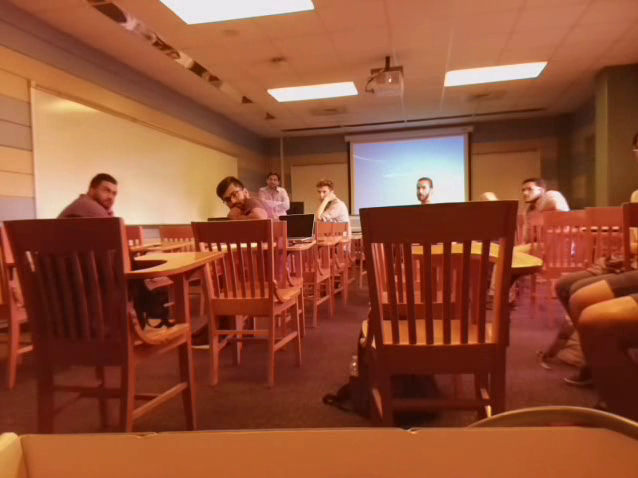
#> input picture frame 22 of src/Capture/stabilized.avi, 638 x 478 px
$ python FaceDetection.py
#> lines starting #> are read from the running program, lines starting #| are printed output that depends on the picture; after the words box and inside, x2 and y2 are one past the last pixel; in counts of white or black regions, pixels touching at a corner belong together
import numpy as np
import cv2


def inside(r, q):
    rx, ry, rw, rh = r
    qx, qy, qw, qh = q
    return rx > qx and ry > qy and rx + rw < qx + qw and ry + rh < qy + qh


def draw_detections(img, rects, thickness = 1):
    for x, y, w, h in rects:
        pad_w, pad_h = int(0.15*w), int(0.05*h)
        cv2.rectangle(img, (x+pad_w, y+pad_h), (x+w-pad_w, y+h-pad_h), (0, 0, 255), thickness)


face_cascade = cv2.CascadeClassifier('haarcascade_frontalface_default.xml')
eye_cascade = cv2.CascadeClassifier('haarcascade_eye.xml')

#Prereq for Detection of People
hog = cv2.HOGDescriptor()
hog.setSVMDetector( cv2.HOGDescriptor_getDefaultPeopleDetector() )

cap = cv2.VideoCapture("stabilized.avi")

while 1:
    ret, img = cap.read()
#> img is the input picture: shape (478, 638, 3); mean B, G, R 52.9, 79.7, 146
    gray = cv2.cvtColor(img, cv2.COLOR_BGR2GRAY)
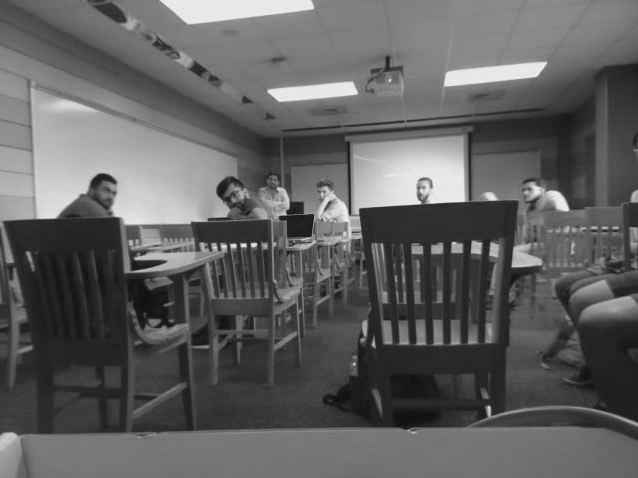
#> gray: shape (478, 638); min 14, max 241, mean 96.4

    #Detects People
    found,w=hog.detectMultiScale(img, winStride=(8,8), padding=(32,32), scale=1.5)
#> found = (); w = ()
    draw_detections(img,found)

    #Detects face
    faces = face_cascade.detectMultiScale(
        gray,
        scaleFactor = 1.1,
        minNeighbors = 5,
        minSize = (30,30),
        flags = 0)
#> faces = ()

    for (x,y,w,h) in faces:
        cv2.rectangle(img,(x,y),(x+w,y+h),(255,0,0),2)
        roi_gray = gray[y:y+h, x:x+w]
        roi_color = img[y:y+h, x:x+w]

        #Detects Eyes
        eyes = eye_cascade.detectMultiScale(roi_gray)
        for (ex,ey,ew,eh) in eyes:
            cv2.rectangle(roi_color,(ex,ey),(ex+ew,ey+eh),(0,255,0),2)
#> this loop made 0 passes


    #Prints image
    cv2.imshow('Image',img)

    k = cv2.waitKey(30) & 0xff
#> (key Esc is pressed here)
    if k == 27:
        break

cap.release()
cv2.destroyAllWindows()

$ run again, starting later in the video
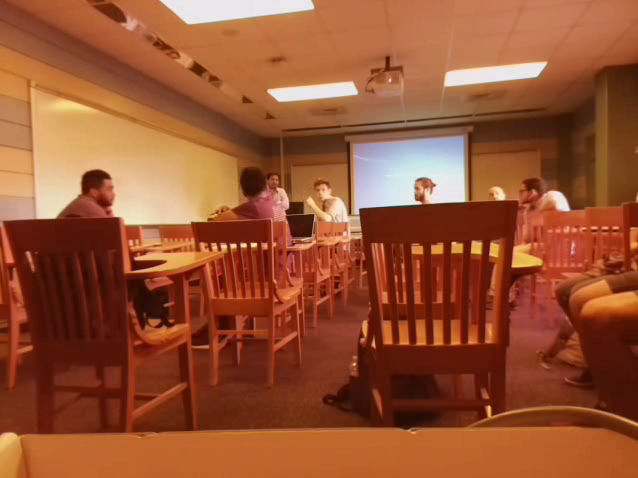
#> input picture frame 102 of src/Capture/stabilized.avi, 638 x 478 px
#> img is the input picture: shape (478, 638, 3); mean B, G, R 50.5, 82.8, 151.5
#> `gray = cv2.cvtColor(img, cv2.COLOR_BGR2GRAY)`:
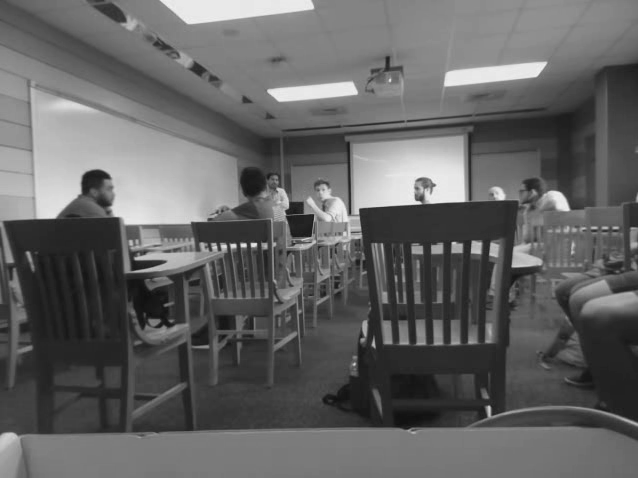
#> gray: shape (478, 638); min 15, max 242, mean 99.6
#> `found,w=hog.detectMultiScale(img, winStride=(8,8), padding=(32,32), sc..`: found = [[48, 232, 64, 128]]; w = [0.652]
#> the loop in draw_detections, `for x, y, w, h in rects:` made 1 pass
#> (x, y, w, h, pad_w, pad_h) on pass 1: (48, 232, 64, 128, 9, 6)
#> after the loop in draw_detections, `for x, y, w, h in rects:`:
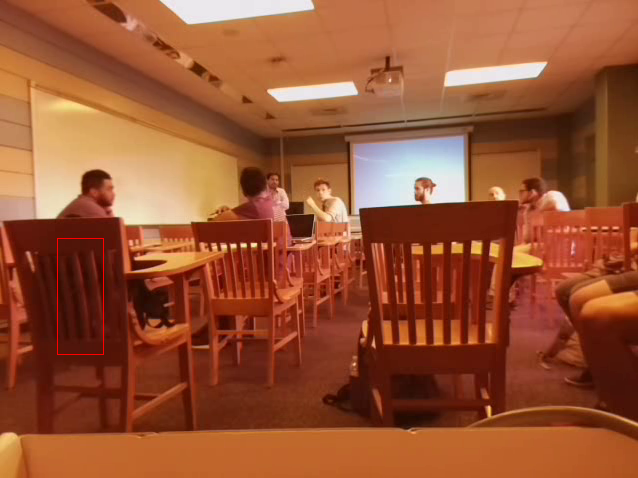
#> img: shape (478, 638, 3); 0.11% of pixels changed, all inside (x1, y1, x2, y2) = (57, 238, 104, 355)
#> faces = ()

$ run again, starting later in the video
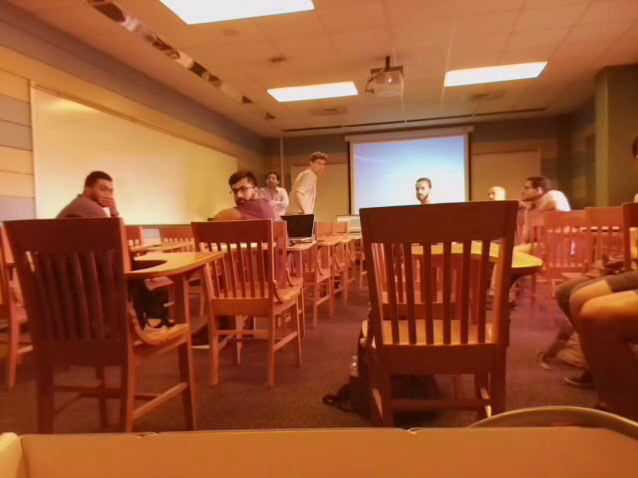
#> input picture frame 181 of src/Capture/stabilized.avi, 638 x 478 px
#> img is the input picture: shape (478, 638, 3); mean B, G, R 50.2, 84.9, 153.5
#> `found,w=hog.detectMultiScale(img, winStride=(8,8), padding=(32,32), sc..`: found = [[48, 232, 64, 128]]; w = [0.745]
#> the loop in draw_detections, `for x, y, w, h in rects:` made 1 pass
#> (x, y, w, h, pad_w, pad_h) on pass 1: (48, 232, 64, 128, 9, 6)
#> after the loop in draw_detections, `for x, y, w, h in rects:`:
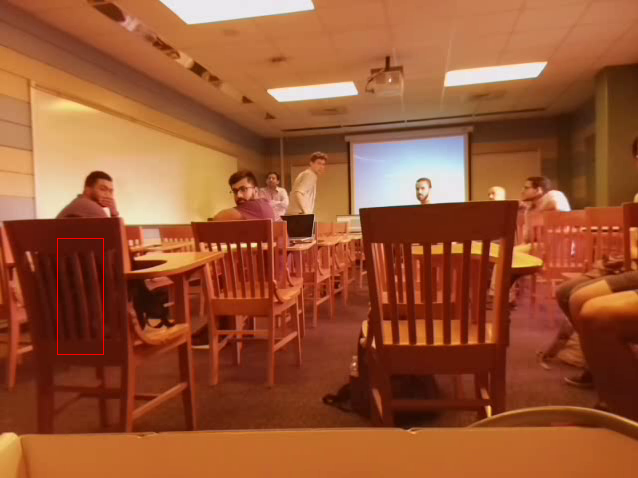
#> img: shape (478, 638, 3); 0.11% of pixels changed, all inside (x1, y1, x2, y2) = (57, 238, 104, 355)
#> faces = [[218, 161, 61, 61]]
#> the loop `for (x,y,w,h) in faces:` made 1 pass
#> after the loop `for (x,y,w,h) in faces:`:
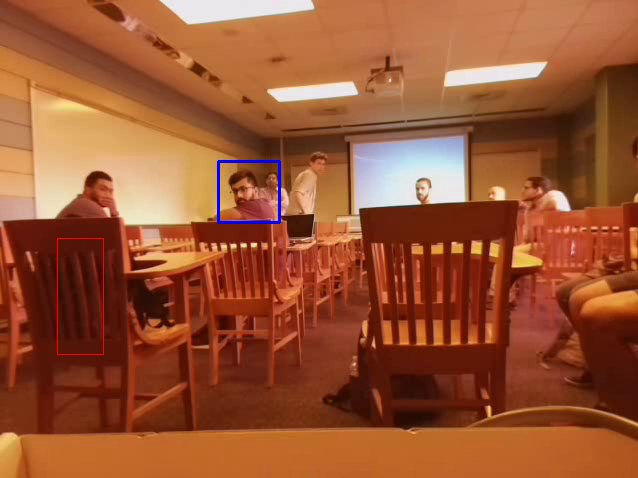
#> img: shape (478, 638, 3); 0.24% of pixels changed, all inside (x1, y1, x2, y2) = (217, 160, 281, 224)
